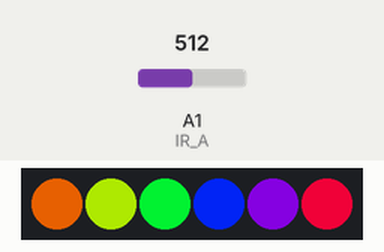
Simulated run of this sketch. Board: Arduino Uno, built with avr-gcc and run on an emulated ATmega328P. Parts: 6 RGB LEDs in strip order, left to right. Inputs (shaded band) come from the test bench; at power-on: A1 (IR_A) = 512.

Above: at 1.2 s.
1.3 s: A1 (IR_A) set to 306
At 1.69 s:
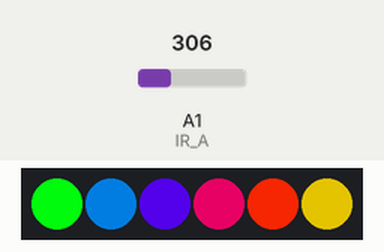
4.3 s: A1 (IR_A) set to 122
At 4.46 s:
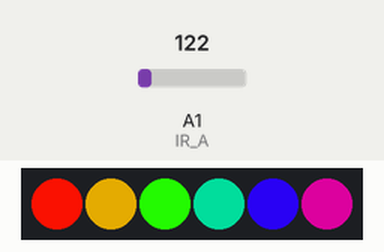
7.3 s: A1 (IR_A) set to 0
At 7.85 s:
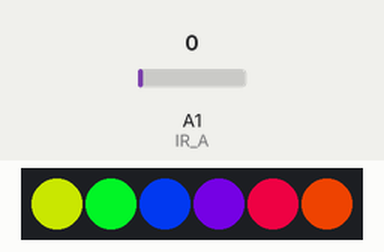
Timing chart, 0 to 24.9 s (numbered marks = the images above; inputs shaded):
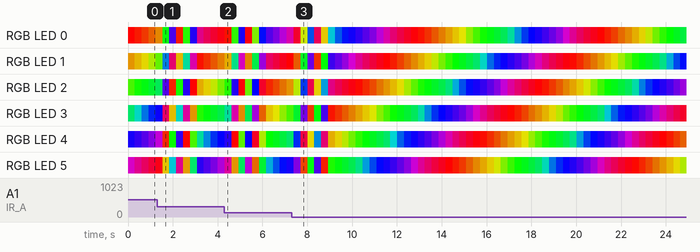

The sketch:

ImanLamp.ino
```cpp
#include "FastLED.h"

// How many leds in your strip?
#define NUM_LEDS 6
// Where is the LED data line connected?
#define LED_DATA 1
// IR sensor enable
#define IR_D 2
// IR sensor analog in (A1 equals P5)
#define IR_A 1

#define SAMPLES 128
#define AVG 64
#define HYST 2

int samples[SAMPLES];
byte ro = 0;
byte rc = 0;
byte w = 0;
long old_grad = 0;

//#define DEBUG

#define MODE_NUM 8

// Define the array of leds
CRGB leds[NUM_LEDS];

void setup() {

  // Initialize the LEDs
  pinMode(LED_DATA, OUTPUT);
  pinMode(IR_D, INPUT);
  int sample = analogRead(IR_A);
  init_sampler(sample);

  FastLED.addLeds<WS2812B, LED_DATA, GRB>(leds, NUM_LEDS).setCorrection(TypicalSMD5050);
  FastLED.setBrightness(255);
}

uint16_t hue = 0;

void loop() {
  uint32_t ms = millis();
  add_sample(analogRead(IR_A));
  long g = -grad();
  hue += min(max(g, -3), 3);

//  FastLED.setBrightness(191 + max(min(g, 63), -63));

  fill_rainbow(leds, NUM_LEDS, ((ms>>5)+hue) & 0xFF, 255/NUM_LEDS);
//  fill_rainbow(leds, NUM_LEDS, ((ms>>5)+hue) & 0xFF, (255/NUM_LEDS)/max(1, abs(g)));
//  fill_rainbow(leds, NUM_LEDS, ((ms>>5)+hue) & 0xFF, (255)/(NUM_LEDS+max(g, 1-NUM_LEDS)));
//  fill_rainbow(leds, NUM_LEDS, ((ms>>5)+hue) & 0xFF, max(g+(255/NUM_LEDS), 1));
  FastLED.show();
  delay(10);
}

void init_sampler(int sample) {
  for( int a = 0; a < SAMPLES; a++) {
    samples[a] = sample;
  }
  ro = 0;
  rc = SAMPLES-AVG;
  w = 0;
  old_grad = 0;
}

void add_sample(int sample) {
  samples[w] = sample;
  w = (w+1) % SAMPLES;
  ro = (ro+1) % SAMPLES;
  rc = (rc+1) % SAMPLES;
}

long avg(int s) {
  long sum = 0;
  for( int a = s; a < s+AVG; a++ ) {
    sum += samples[a % SAMPLES];
  }
  return sum/AVG;
}

long grad() {
  long old = avg(ro);
  long cur = avg(rc);
  int gradient = cur - old;
  if( gradient == 0 || abs(gradient - old_grad) > HYST ) {
    old_grad = gradient;
  }
  return old_grad;
}
```
